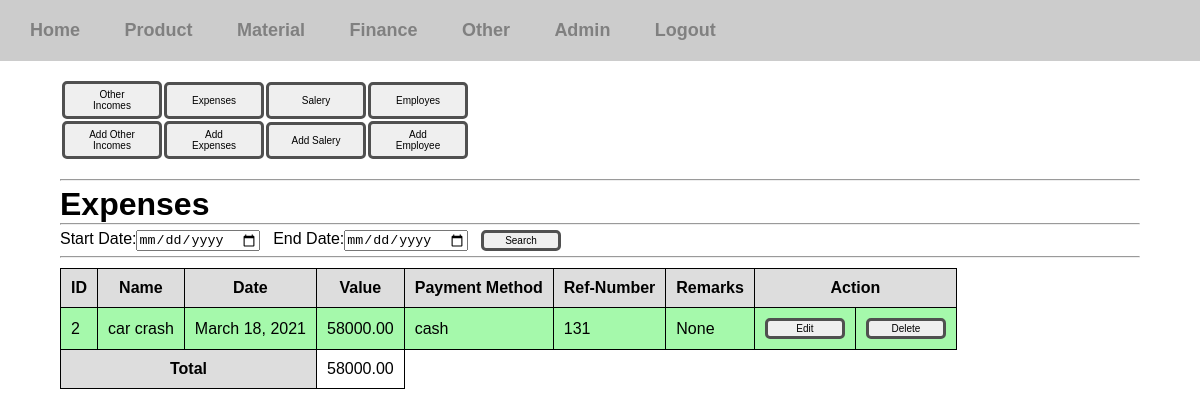
Page /inventory-manager/expenses/ (signed in) on the committed database.
### inventory_manager/models.py (models this page shows, shortened)
class Expense(models.Model):
	account = models.ForeignKey(Bank , null=True, on_delete=models.SET_NULL, blank=True)
	name = models.CharField(max_length=50)
	date = models.DateField()
	payment_method = models.ForeignKey(PaymentMethod, null=True, on_delete=models.SET_NULL)
	ref_num = models.IntegerField(null=True, blank=True)
	eff_date = models.DateField(null=True, blank=True)
	amount = models.DecimalField(max_digits=15, decimal_places=2)
	paid = models.BooleanField(default=True,blank=True)
	remarks = models.CharField(max_length=500, null=True, blank=True)

### finance_manager/models.py (models this page shows)
class PaymentMethod(models.Model):
	name = models.CharField(max_length=50)
	def __str__(self):
		return self.name

### inventory_manager/views/other.py (the view)
# urls.py: path('expenses/', other.view_expenses, name='view-expense'),
@login_required(login_url='/login')
def view_expenses(request):
	if request.method == 'POST':
		start_date = request.POST['start_date']
		end_date = request.POST['end_date']
		recodes = None
		if start_date == '' or end_date == '':
			recodes = Expense.objects.all().order_by('-id')
		else:
			recodes = Expense.objects.filter(date__range=[start_date,end_date]).order_by('-id')
		total = calc_total(recodes)
		return render(request,'inventory_manager/other/expenses.html', {'recodes':recodes, 'total':total})
	else:
		recodes = Expense.objects.all().order_by('-id')
		total = calc_total(recodes)
		return render(request,'inventory_manager/other/expenses.html', {'recodes':recodes, 'total':total})

### inventory_manager/views/other.py (called while the page is built)
def calc_total(data):
	total = 0
	for element in data:
		total += element.amount
	return total

### templates/inventory_manager/other/expenses.html (shortened to what this page needs)
{% extends 'inventory_manager/other.html' %}
{% block contentblock %}
	<h1>Expenses</h1>
	<hr>
	<div class="search-form">
		<form action="" method="POST">
			<label for="start-date">Start Date:</label><input type="date" name="start_date"> &nbsp;
			<label for="end-date">End Date:</label><input type="date" name="end_date"> &nbsp;
			<input type="submit" value="Search" class="btn btn-sm">
		</form>
	</div>
	<hr>
	{% if recodes %}
		<div class="table-div">
			<table class="view-table">
			<tr>
				<th>ID</th>
				<th>Name</th>
			    <th>Date</th>
			    <th>Value</th>
			    <th>Payment Method</th>
			    <th>Ref-Number</th>
			    <th>Remarks</th>
			    <th colspan="2">Action</th>
			</tr>
			{% for recode in recodes %}
				<tr class="paid-{{ recode.paid }}">
					<td>{{recode.id}}</td>
					<td>{{recode.name}}</td>
					<td>{{recode.date}}</td>
					<td>{{recode.amount}}</td>
					<td>{{recode.payment_method}}</td>
					<td>{{recode.ref_num}}</td>
					<td>{{recode.remarks}}</td>
					<td><a href="{% url 'update-expense' recode.id %}"><button class="btn btn-sm">Edit</button></a></td>
					<td>
						<form action="{% url 'delete-expense' recode.id %}" method="POST">
							<input type="submit" value="Delete" class="btn btn-sm"/>
						</form>
					</td>
				</tr>
			{% endfor %}
			<tr>
				<th colspan="3">Total</th>
				<td class="amount">{{ total }}</td>
			</tr>
		</table>
		</div>
	{% else %}
		<p>There are no recodes.</p>
	{% endif %}
{% endblock %}

### static/css/styles.css (style rules this page uses)
* { margin: 0; padding: 0; box-sizing: border-box; }
body { font-family: sans-serif; }
a { text-decoration: none; color: gray; }
form select,input,label { display: block; }
.body-content h1 { margin-top: 5px; }
.form-content input,select,label { display: block; margin-top: 10px;margin-bottom: 5px; }
.search-form { padding-top: 5px; padding-bottom: 5px; }
.search-form input,select,label { display: inline; }
.btn { padding: 5px 15px; border: 3px solid #505050; border-radius: 5px; width: 100px; font-size: 10px; }
.btn-sm { padding: 2px; width: 80px; }
.paid-True { background: #a5f9ab; }
.amount { text-align: right; }

### static/css/tables.css (style rules this page uses)
.view-table { margin: 10px 0px; border-collapse: collapse; }
.view-table th { background: #ddd; }
.view-table td,th { padding: 10px; border:1px solid black; }

### rows in the picture
Expense: id "2", name "car crash", date "March 18, 2021", amount "58000.00", payment_method "cash", ref_num "131", remarks "None"

### other values in the picture
{{ total }} "58000.00"
